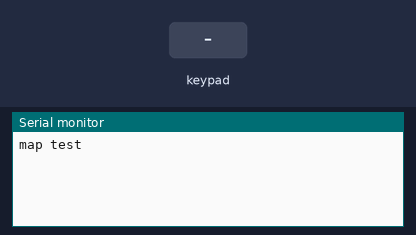
This sketch was run on a simulated ESP32. On the bench: the last lines printed to the serial monitor. Inputs (shaded band) come from the test bench.

Above: at 1.2 s.
1.3 s: key 'D' pressed
At 2.4 s:
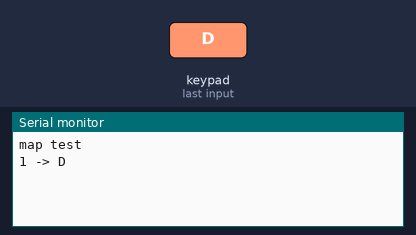
2.8 s: keypad keys 1 3 1 4 2 7 2 6 pressed 0.4 s apart
At 6.8 s:
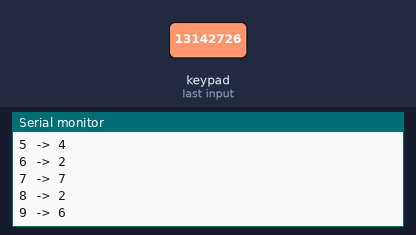
7.5 s: key 'C' pressed
At 8.4 s:
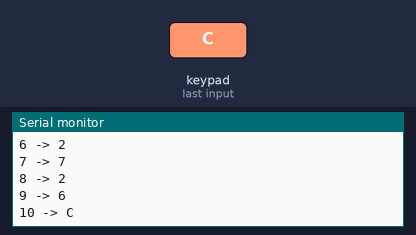
9.0 s: keypad keys 1 3 1 4 2 7 2 6 # pressed 0.4 s apart
At 13.0 s:
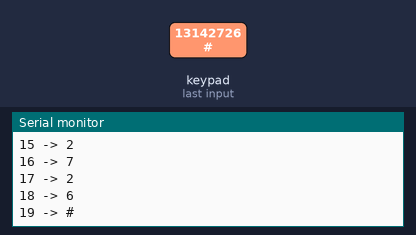
14.1 s: key 'B' pressed
At 14.5 s:
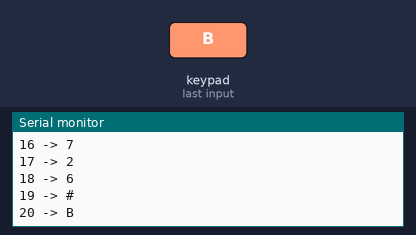
15.6 s: keypad keys 1 3 1 4 2 7 2 6 * pressed 0.4 s apart
At 19.5 s:
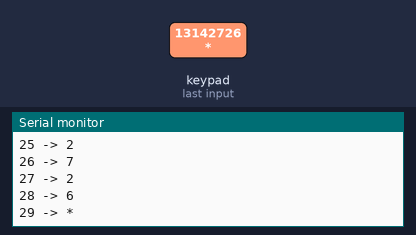
Timing chart, 0 to 21.0 s (numbered marks = the images above; inputs shaded):
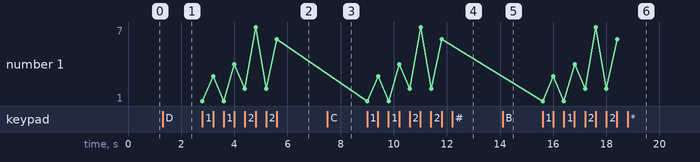

The sketch:

sketch_nov08a.ino
```cpp
#include <Keypad.h>
const byte ROWS = 4, COLS = 4;
char keys[ROWS][COLS] = {
  {'D','C','B','A'},
  {'#','9','6','3'},
  {'0','8','5','2'},
  {'*','7','4','1'}
};
byte rowPins[ROWS] = {13, 14, 27, 26};
byte colPins[COLS] = {25, 33, 32, 23};
Keypad kp = Keypad(makeKeymap(keys), rowPins, colPins, ROWS, COLS);
int n = 1;
void setup(){ Serial.begin(115200); Serial.println("map test"); }
void loop(){
  char k = kp.getKey();
  if (k){ Serial.print(n++); Serial.print(" -> "); Serial.println(k); }
}
```

Measured:
- after the input at 1.3 s, the serial monitor: prints a new line at once (image 1)
- after the input at 2.8 s, the serial monitor: prints a new line at once (image 2)
- after the input at 7.5 s, the serial monitor: prints a new line at once (image 3)
- after the input at 9.0 s, the serial monitor: prints a new line at once (image 4)
- after the input at 14.1 s, the serial monitor: prints a new line at once (image 5)
- after the input at 15.6 s, the serial monitor: prints a new line at once (image 6)
